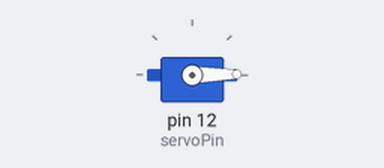
Bench run of a sketch on a simulated Arduino Uno, built with avr-gcc and run on an emulated ATmega328P. Shown: servo. What the sketch prints to the serial monitor is not drawn.

Above: at 0.05 s.
At 1.35 s:
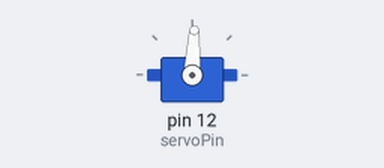
At 2.65 s:
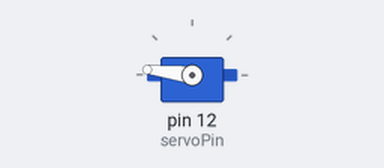
At 5.25 s:
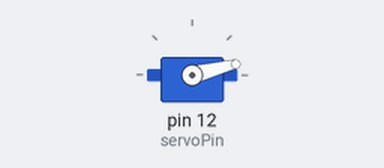
Timing chart, 0 to 7.1 s (numbered marks = the images above):
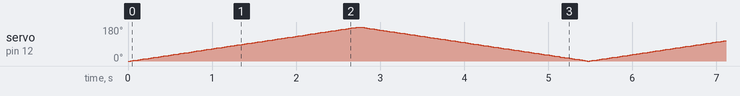

The sketch:

04_ServoTest.ino
```cpp
#include <Servo.h>

/*  This sketch controls a servo from 0 to 180degrees and back
    Adapt to your needs

    Wiring:
    Power supply +5v -> Servo + pin (red cable)
    Power supply GND -> CNC Shield GND pin
    Servo Data pin (orange or yellow) -> SpinEn on CNC shield
    Servo GND -> GND on CNC Shield
*/

Servo servo;

const byte servoPin = 12; // connect to Spindle enable pin (SpinEn) on CNC shield.
int pos = 0;

void setup()
{
  Serial.begin(115200);
  Serial.println("Booting postplotter ... Faster your seatbelts! ");
  Serial.println("");
  Serial.println(" ____ _____ _   _ ____  ____   ___   __  __");
  Serial.println("/ ___|_   _| | | |  _ \\|  _ \\ / _ \\  \\ \\/ /");
  Serial.println("\\___ \\ | | | | | | |_) | |_) | | | |  \\  /");
  Serial.println(" ___) || | | |_| |  __/|  _ <| |_| |  /  \\");
  Serial.println("|____/ |_|  \\___/|_|   |_| \\_\\\\___/  /_/\\_\\");
  Serial.println("");

  servo.attach(servoPin);
}

void loop()
{
  for (pos = 0; pos <= 180; pos++)
  { // goes from 0 degrees to 180 degrees
    // in steps of 1 degree
    servo.write(pos); // tell servo to go to position in variable 'pos'
    delay(15);        // waits 15ms for the servo to reach the position
  }

  for (pos = 180; pos >= 0; pos--)
  { // goes from 180 degrees to 0 degrees
    servo.write(pos); // tell servo to go to position in variable 'pos'
    delay(15);        // waits 15ms for the servo to reach the position
  }
}
```
